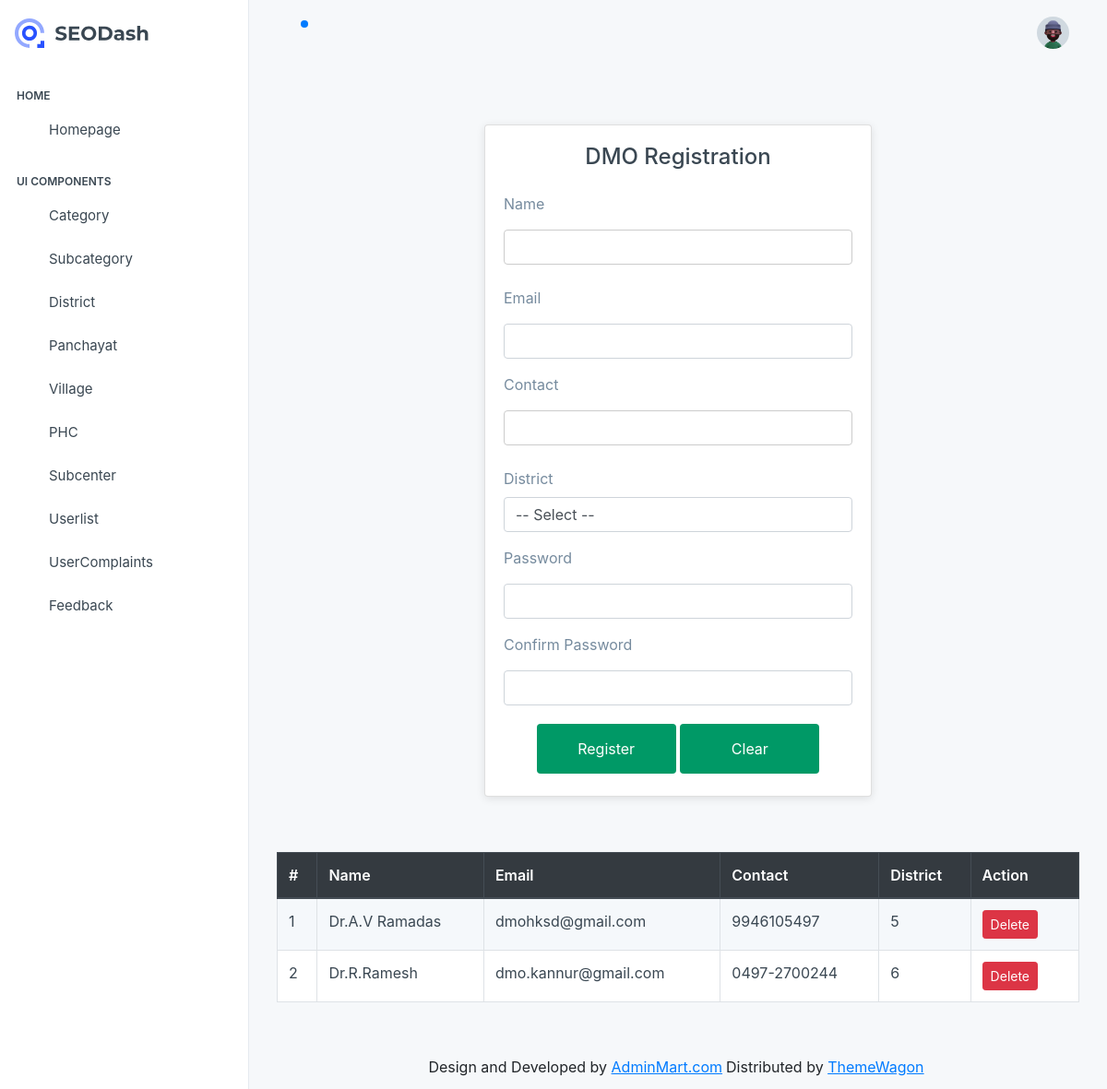
Screenshot of /project/Admin/Dmo.php (signed in) with the database file from the repository.
### tables this page shows
CREATE TABLE `tbl_dmo` (
  `dmo_id` int(11) NOT NULL,
  `dmo_name` varchar(50) NOT NULL,
  `dmo_email` varchar(50) NOT NULL,
  `dmo_contact` varchar(50) NOT NULL,
  `dmo_password` varchar(50) NOT NULL,
  `district_id` int(11) NOT NULL
);

### project/Admin/Dmo.php (the view, shortened to what this page needs)
<?php
include('../Asset/connection/connection.php');
include('Head.php');
?>
<!DOCTYPE html>
<html lang="en">
<head>
    <link href="https://stackpath.bootstrapcdn.com/bootstrap/4.5.2/css/bootstrap.min.css" rel="stylesheet">
</head>
<body>
    <div class="container form-container">
        <div class="row justify-content-center">
            <div class="col-md-6">
                <div class="card">
                    <h4 class="text-center mb-4">DMO Registration</h4>
                    <form id="form1" name="form1" method="post" action="">
                        <div class="form-group">
                            <label for="txtname">Name</label>
                            <input type="text" name="txtname" id="txtname" class="form-control" required />
                        </div>
                        <div class="form-group">
                            <label for="txtemail">Email</label>
                            <input type="email" name="txtemail" id="txtemail" class="form-control" required />
                        </div>
                        <div class="form-group">
                            <label for="txtcontact">Contact</label>
                            <input type="text" name="txtcontact" id="txtcontact" class="form-control" required />
                        </div>
                        <div class="form-group">
                            <label for="txtdistrict">District</label>
                            <select name="txtdistrict" id="txtdistrict" class="form-control" required>
                                <option>-- Select --</option>
                            </select>
                        </div>
                        <div class="form-group">
                            <label for="txtpassword">Password</label>
                            <input type="password" name="txtpassword" id="txtpassword" class="form-control" required />
                        </div>
                        <div class="form-group">
                            <label for="txtconfirm">Confirm Password</label>
                            <input type="password" name="txtconfirm" id="txtconfirm" class="form-control" required />
                        </div>
                        <div class="text-center">
                            <input type="submit" name="btnregister" id="btnregister" value="Register" class="btn btn-primary" />
                            <input type="reset" name="bt_clear" id="bt_clear" value="Clear" class="btn btn-secondary" />
                        </div>
                    </form>
                </div>
            </div>
        </div>
        <div class="table-container">
            <table class="table table-bordered table-striped">
                <thead class="thead-dark">
                    <tr>
                        <th>#</th>
                        <th>Name</th>
                        <th>Email</th>
                        <th>Contact</th>
                        <th>District</th>
                        <th>Action</th>
                    </tr>
                </thead>
                <tbody>
                    <?php
                    $i = 0;
                    $selqry = "select * from tbl_dmo";
                    $result = $con->query($selqry);
                    while ($row = $result->fetch_assoc()) {
                        $i++;
                    ?>
                        <tr>
                            <td><?php echo $i; ?></td>
                            <td><?php echo $row["dmo_name"]; ?></td>
                            <td><?php echo $row["dmo_email"]; ?></td>
                            <td><?php echo $row["dmo_contact"]; ?></td>
                            <td><?php echo $row["district_id"]; ?></td>
                            <td><a href="Dmo.php?did=<?php echo $row["dmo_id"]; ?>" class="btn btn-danger btn-sm">Delete</a></td>
                        </tr>
                    <?php
                    }
                    ?>
                </tbody>
            </table>
        </div>
    </div>
</body>
</html>
<?php
include('Foot.php');
?>

### project/Asset/Templates/form.css (style rules this page uses)
input[type=text],[type=password],[type=email],[type=date], select { width: 100%; padding: 12px 20px; margin: 8px 0; display: inline-block; border: 1px solid #ccc; border-radius: 4px; box-sizing: border-box; }
input[type=submit] { width: 40%; background-color: #096; color: white; padding: 15px; margin: 4px 0; border: none; border-radius: 4px; cursor: pointer; }
input[type=reset] { width: 40%; background-color: #096; color: white; padding: 15px; margin: 4px 0; border: none; border-radius: 4px; cursor: pointer; }

### project/Admin/Dmo.php (style rules this page uses)
body { background-color: #f8f9fa; }
.form-container { margin-top: 50px; }
.table-container { margin-top: 30px; }
.btn { margin-right: 10px; }
.card { padding: 20px; box-shadow: 0 2px 10px rgba(0, 0, 0, 0.1); }

### rows the page displays
tbl_dmo: dmo_name "Dr.A.V Ramadas", dmo_email "dmohksd@gmail.com", dmo_contact "9946105497", district "5"
tbl_dmo: dmo_name "Dr.R.Ramesh", dmo_email "dmo.kannur@gmail.com", dmo_contact "0497-2700244", district "6"
